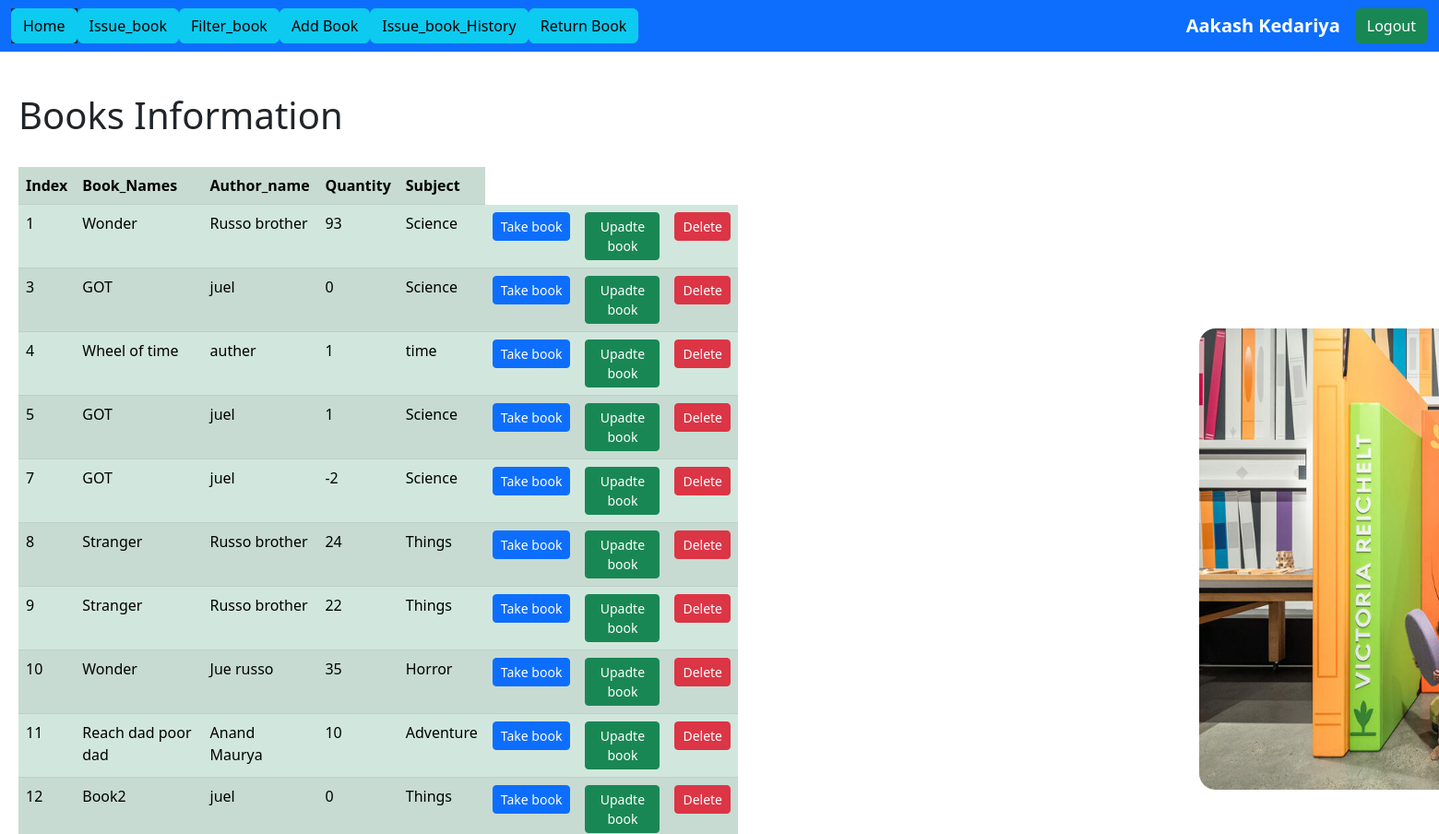
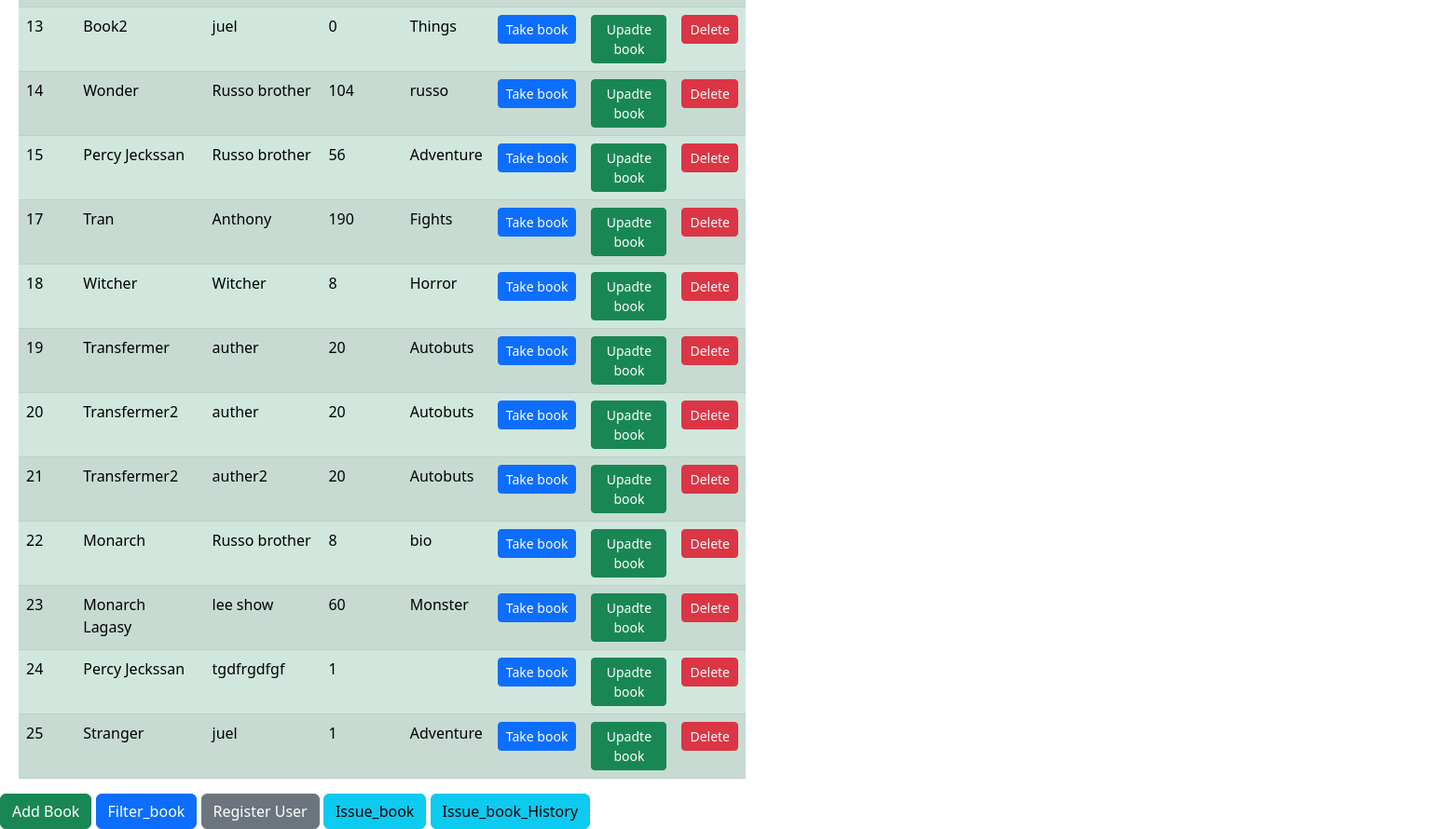
/show_book/ (signed in), run on the app's committed database (2 pictures, top to bottom).
### App/models.py (models this page shows)
class CustomUser(AbstractUser):
    username = models.CharField(max_length=50)
    address = models.CharField(max_length = 200)
    email = models.EmailField(max_length=20, unique=True)
    is_active = models.BooleanField(default=True)
    USERNAME_FIELD = 'email'
    REQUIRED_FIELDS = []
    objects = Usermanager()

class Book(models.Model):
    book_name = models.CharField(max_length=150)
    author_name = models.CharField(max_length=200)
    quantity = models.IntegerField(default=1)
    subject = models.CharField(max_length=200,blank = True)

### App/views.py (the view)
# urls.py: path('show_book/',views.show_book,name = 'show_book'),
@login_required(login_url="login")
def show_book(request) :
    if request.method == 'GET' :
        superusers = CustomUser.objects.get(is_superuser=True)
        print('[============superusers==============]',superusers)
        book_data = Book.objects.all()
    return render(request,"show_book.html",{'book_data' : book_data ,'superusers': superusers})

### App/templates/show_book.html (shortened to what this page needs)
{% extends 'base.html' %}
{% block content %}
{% load static %}
<img src="{% static 'images/baby.jpg' %}" style="margin-left: 1300px; margin-top: 300px; border-radius: 18px; width: 750px; height: 500px;" >
    <br><br>
    <h1 class="" style="margin-top: -803px; margin-left: 20px;"> Books Information</h1>
<br>
    {% if book_data %}
    <table class="table table-success table-striped" style="width:50%; margin-left: 20px;">
        <tr>
          <th>Index</th>
          <th>Book_Names</th>
          <th>Author_name</th>
          <th>Quantity</th>
          <th>Subject</th>
        </tr>
        {% for dt in book_data %}
        <tr>
          <td>{{dt.id}}</td>
          <td>{{dt.book_name}}</td>
          <td>{{dt.author_name}}</td>
          <td>{{dt.quantity}}</td>
          <td>{{dt.subject}}</td>
          <td>
            <form action= "{% url 'issue_books' dt.id %}" method="POST">
                <input type="submit" class="btn btn-primary btn-sm" value="Take book">
            </form>
          </td>
           {% if user.is_authenticated %}
          <td>
            <a href="{% url 'book_update' dt.id %}" class="btn btn-success btn-sm" >Upadte book</a>
          </td>
          <td>
            <form action= "{% url 'delete_book' dt.id %}" method="POST">
              <input type="submit" class="btn btn-danger btn-sm" value="Delete">
            </form>
          </td>
          {% endif %}
        </tr>
        {% endfor %}
    {% endif %}
    </table>
    <a href="{% url 'add-book' %}" class="sm-2 btn btn-success" >Add Book</a>
    <a href="{% url 'filter_book' %}" class="btn btn-primary" >Filter_book</a>
    <a href="{% url 'register' %}" class="sm-2 btn btn-secondary" >Register User</a>
    <a href="{% url 'issue_bk' %}" class="btn btn-info" >Issue_book</a>
    <a href="{% url 'issues_book_histry' %}" class="btn btn-info" >Issue_book_History</a>
{% endblock %}

### App/templates/base.html (shortened to what this page needs)
{% load static %}
<!DOCTYPE html>
<html lang="en">
<head>
   <link href="https://cdn.jsdelivr.net/npm/bootstrap@5.2.3/dist/css/bootstrap.min.css" rel="stylesheet">
</head>
<body>
   <nav class="navbar navbar-expand-lg bg-body-light,navbar navbar-dark bg-primary">
       <div class="container-fluid">
           <div class="collapse navbar-collapse" id="navbarSupportedContent">
               <ul class="navbar-nav me-auto mb-2 mb-lg-0">
                   {% if not user.is_authenticated %}
                   <li class="nav-item">
                       <a class="nav-link btn btn-info" href="{% url 'login' %}">Login</a>
                   </li>
                   <li class="nav-item">
                       <a class="nav-link btn btn-info" href="{% url 'register' %}">Register</a>
                   </li>
                   {% else %}
                   <li class="nav-item bg-dark">
                    <a href="{% url 'show_book' %}" class="btn btn-info" >Home</a>
                   </li>
                   <li class="nav-item">
                        <a href="{% url 'issue_bk' %}" class="btn btn-info" >Issue_book</a>
                   </li>
                   <li class="nav-item">
                    <a href="{% url 'filter_book' %}" class="btn btn-info" >Filter_book</a>
                   </li>
                   <li class="nav-item">
                    <a href="{% url 'add-book' %}" class="sm-2 btn btn-info" >Add Book</a>
                   </li>
                   <li class="nav-item">
                    <a href="{% url 'issues_book_histry' %}" class="btn btn-info" >Issue_book_History</a>
                   </li>
                   <li class="nav-item">
                    <a href="{% url 'return_book' %}" class="btn btn-info" >Return Book</a>
                   </li>
                   {% endif %}
               </ul>
           </div>
           {% if user.is_authenticated %}
           <a class="navbar-brand fw-bold " href="#"> {{request.user.first_name}}  {{request.user.last_name}}</a>
            <a href="{% url 'logout' %}" class="sm-2 btn btn-success" >Logout</a>
           {% endif %}
       </div>
   </nav>
   {% block content %}
   {% endblock %}
</body>
</html>

### App/templates/base.html (style rules this page uses)
body { background-color: linear-gradient(#89b4f4, #cf7ade); background-repeat: no-repeat; background-size: cover; }

### data on the page
CustomUser: user.first_name "Aakash", user.last_name "Kedariya"
Book: id "1", book_name "Wonder", author_name "Russo brother", quantity "93", subject "Science"
Book: id "3", book_name "GOT", author_name "juel", quantity "0", subject "Science"
Book: id "4", book_name "Wheel of time", author_name "auther", quantity "1", subject "time"
Book: id "5", book_name "GOT", author_name "juel", quantity "1", subject "Science"
Book: id "7", book_name "GOT", author_name "juel", quantity "-2", subject "Science"
Book: id "8", book_name "Stranger", author_name "Russo brother", quantity "24", subject "Things"
Book: id "9", book_name "Stranger", author_name "Russo brother", quantity "22", subject "Things"
Book: id "10", book_name "Wonder", author_name "Jue russo", quantity "35", subject "Horror"
Book: id "11", book_name "Reach dad poor dad", author_name "Anand Maurya", quantity "10", subject "Adventure"
Book: id "12", book_name "Book2", author_name "juel", quantity "0", subject "Things"
Book: id "13", book_name "Book2", author_name "juel", quantity "0", subject "Things"
Book: id "14", book_name "Wonder", author_name "Russo brother", quantity "104", subject "russo"
Book: id "15", book_name "Percy Jeckssan", author_name "Russo brother", quantity "56", subject "Adventure"
Book: id "17", book_name "Tran", author_name "Anthony", quantity "190", subject "Fights"
Book: id "18", book_name "Witcher", author_name "Witcher", quantity "8", subject "Horror"
Book: id "19", book_name "Transfermer", author_name "auther", quantity "20", subject "Autobuts"
Book: id "20", book_name "Transfermer2", author_name "auther", quantity "20", subject "Autobuts"
Book: id "21", book_name "Transfermer2", author_name "auther2", quantity "20", subject "Autobuts"
Book: id "22", book_name "Monarch", author_name "Russo brother", quantity "8", subject "bio"
Book: id "23", book_name "Monarch Lagasy", author_name "lee show", quantity "60", subject "Monster"
Book: id "24", book_name "Percy Jeckssan", author_name "tgdfrgdfgf", quantity "1"
Book: id "25", book_name "Stranger", author_name "juel", quantity "1", subject "Adventure"
